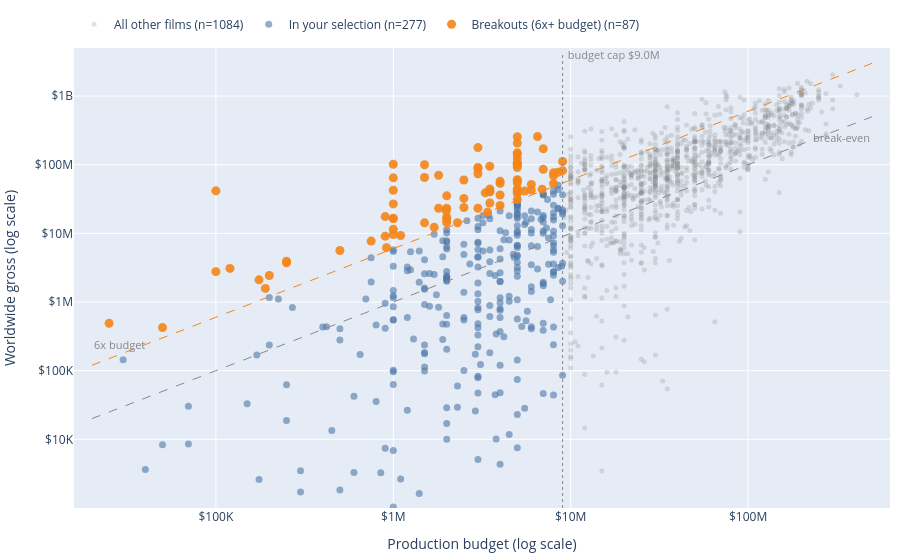

Here is the notebook cell this chart was saved with:
### Markdown cell above
## The chart
Hover over any dot to see the film. **Orange** = breakouts in the selection, **blue** = the rest of the selection, **gray** = every other film.

Default view: the notebook's original definitions (budget of $9M or less, gross of at least 6x budget).

### Code cell
breakout_figure(df, max_budget=9e6, genre="All genres", multiple=6)

### Figure 1 — Plotly figure (JSON) as saved in the notebook; plotly's stock layout.template omitted (floating-point values rounded to 4 significant figures; data arrays with more than 128 entries replaced by an {"elided": "..."} marker saying what was removed)
{"data": [{"customdata": {"elided": "1084x4 mixed values"}, "hovertemplate": "<b>%{customdata[0]}</b> (%{customdata[1]})<br>%{customdata[2]}<br>Budget %{x:$,.0f}<br>Gross %{y:$,.0f}<br><b>%{customdata[3]:.1f}x</b> budget<extra></extra>", "marker": {"color": "#888888", "opacity": 0.25, "size": 5}, "mode": "markers", "name": "All other films (n=1084)", "type": "scatter", "x": {"elided": "1084 int values"}, "y": {"elided": "1084 int values"}}, {"customdata": {"elided": "277x4 mixed values"}, "hovertemplate": "<b>%{customdata[0]}</b> (%{customdata[1]})<br>%{customdata[2]}<br>Budget %{x:$,.0f}<br>Gross %{y:$,.0f}<br><b>%{customdata[3]:.1f}x</b> budget<extra></extra>", "marker": {"color": "#4C78A8", "opacity": 0.6, "size": 7}, "mode": "markers", "name": "In your selection (n=277)", "type": "scatter", "x": {"elided": "277 int values"}, "y": {"elided": "277 int values"}}, {"customdata": {"elided": "87x4 mixed values"}, "hovertemplate": "<b>%{customdata[0]}</b> (%{customdata[1]})<br>%{customdata[2]}<br>Budget %{x:$,.0f}<br>Gross %{y:$,.0f}<br><b>%{customdata[3]:.1f}x</b> budget<extra></extra>", "marker": {"color": "#F58518", "opacity": 0.9, "size": 9}, "mode": "markers", "name": "Breakouts (6x+ budget) (n=87)", "type": "scatter", "x": [9000000, 9000000, 8500000, 8000000, 8000000, 8000000, 7000000, 7000000, 6900000, 6500000, 6000000, 6000000, 5500000, 5000000, 5000000, 5000000, 5000000, 5000000, 5000000, 5000000, 5000000, 5000000, 5000000, 5000000, 5000000, 5000000, 5000000, 5000000, 5000000, 5000000, 5000000, 4000000, 4000000, 4000000, 4000000, 3500000, 3500000, 3500000, 3500000, 3500000, 3400000, 3300000, 3000000, 3000000, 3000000, 3000000, 3000000, 2500000, 2500000, 2500000, 2300000, 2000000, 2000000, 2000000, 2000000, 2000000, 1987650, 1800000, 1800000, 1700000, 1500000, 1500000, 1500000, 1100000, 1000000, 1000000, 1000000, 1000000, 1000000, 1000000, 1000000, 1000000, 916000, 900000, 900000, 750000, 500000, 250000, 250000, 200000, 190000, 175000, 120000, 100000, 100000, 50000, 25000], "y": [111534881, 81831866, 77733867, 76200721, 53068955, 68838736, 170549753, 85604221, 44103982, 256862920, 51411620, 42785387, 41268579, 255367951, 207039844, 108286422, 148806510, 98677816, 125010260, 142817992, 103300632, 100486616, 58978477, 53972860, 90904854, 44115496, 60611845, 42844516, 38359310, 41824066, 31149251, 53401938, 57273049, 36275469, 25448707, 95127344, 40454520, 44378040, 27704111, 40527719, 20433227, 38969037, 177512032, 73975239, 91266581, 87727807, 23251930, 59922558, 32327255, 23845533, 14304931, 35185884, 23250755, 14341016, 17187434, 16131551, 21270290, 70165900, 23265132, 12231500, 99870886, 65245512, 14244931, 9297407, 101759490, 64364198, 26887177, 42411721, 16566240, 16434588, 9617402, 11495204, 6188421, 17549645, 9097072, 7712436, 5639730, 3934450, 3728400, 2430735, 1577585, 2102779, 3090593, 41656474, 2769782, 424149, 489792]}, {"hoverinfo": "skip", "line": {"color": "#888888", "dash": "dash", "width": 1}, "mode": "lines", "showlegend": false, "type": "scatter", "x": [20000.0, 500000000.0], "y": [20000.0, 500000000.0]}, {"hoverinfo": "skip", "line": {"color": "#F58518", "dash": "dash", "width": 1}, "mode": "lines", "showlegend": false, "type": "scatter", "x": [20000.0, 500000000.0], "y": [120000.0, 3000000000.0]}, {"hoverinfo": "skip", "line": {"color": "#888888", "dash": "dot", "width": 1}, "mode": "lines", "showlegend": false, "type": "scatter", "x": [9000000.0, 9000000.0], "y": [1000.0, 4000000000.0]}], "layout": {"annotations": [{"font": {"color": "#888888", "size": 11}, "showarrow": false, "text": "break-even", "x": 8.699, "xanchor": "right", "y": 8.398}, {"font": {"color": "#888888", "size": 11}, "showarrow": false, "text": "6x budget", "x": 4.301, "xanchor": "left", "y": 5.38}, {"font": {"color": "#888888", "size": 11}, "showarrow": false, "text": " budget cap $9.0M", "x": 6.954, "xanchor": "left", "y": 9.602}], "height": 560, "hoverlabel": {"align": "left"}, "legend": {"orientation": "h", "x": 0, "y": 1.02, "yanchor": "bottom"}, "margin": {"b": 10, "l": 10, "r": 10, "t": 40}, "xaxis": {"range": [4.2, 8.8], "ticktext": ["$10K", "$100K", "$1M", "$10M", "$100M", "$1B"], "tickvals": [10000.0, 100000.0, 1000000.0, 10000000.0, 100000000.0, 1000000000.0], "title": {"text": "Production budget (log scale)"}, "type": "log"}, "yaxis": {"range": [3, 9.7], "ticktext": ["$10K", "$100K", "$1M", "$10M", "$100M", "$1B"], "tickvals": [10000.0, 100000.0, 1000000.0, 10000000.0, 100000000.0, 1000000000.0], "title": {"text": "Worldwide gross (log scale)"}, "type": "log"}}}
